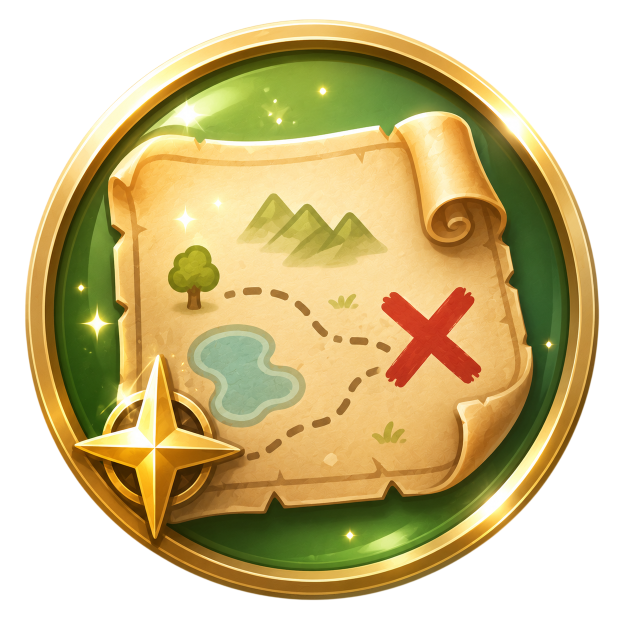
#> input picture assets/waymarks.png, 1254 x 1254 px (shown at 1/2 size)
$ python sweep_capture_sizes.py ../assets/waymarks.png
#> lines starting #> are read from the running program, lines starting #| are printed output that depends on the picture
### src/services/coordinate_service.py
import json
import math
import re
from pathlib import Path
from typing import Optional

from src.models.recognition_result import RecognitionResult
from src.services.app_paths import get_app_root


class CoordinateService:
    """지역/에테라이트 데이터 및 좌표 계산"""

    def __init__(
        self,
        data_dir: Path | None = None,
        maps_dir: Path | None = None,
    ) -> None:
        if data_dir is None:
            data_dir = get_app_root() / "data"
        self.data_dir = data_dir
        if maps_dir is None:
            maps_dir = data_dir.parent / "assets" / "maps"
        self.maps_dir = maps_dir
        self.zones = self._load_zones("zones.json")
        self.aetherytes = self._load_json("aetherytes.json")

    def _load_json(self, filename: str) -> list[dict]:
        path = self.data_dir / filename
        if not path.exists():
            return []
        with path.open("r", encoding="utf-8") as f:
            return json.load(f)

    def _load_zones(self, filename: str) -> list[dict]:
        """확장팩별 객체 또는 flat 배열 zones.json 로드"""
        path = self.data_dir / filename
        if not path.exists():
            return []
        with path.open("r", encoding="utf-8") as f:
            data = json.load(f)

        if isinstance(data, list):
            return data

        zones: list[dict] = []
        for expansion, items in data.items():
            for zone in items:
                merged = dict(zone)
                merged.setdefault("expansion", expansion)
                zones.append(merged)
        return zones

    # [157 lines left out: functions find_zone_by_name, resolve_detail_zone_id, get_effective_zone, _collect_aetherytes, find_nearest_aetheryte, build_result and 1 more, not called in this run]

    MAP_IMAGE_EXTENSIONS = (".png", ".jpg", ".jpeg", ".webp")
    EXPANSION_FOLDERS = ("신생", "창천", "홍련", "칠흑", "효월", "황금")

    # 상세지도 캡처 기본 해상도 (maps/{확장팩}/{zone_id}.png)
    CAPTURE_MAP_WIDTH = 1627
    CAPTURE_MAP_HEIGHT = 1627

    # [24 lines left out: functions _expansion_dir_for_zone, get_detail_map_path, not called in this run]

    # FFXIV 지도: 좌표 1~41, Y는 남쪽(아래)으로 증가
    FFXIV_MAP_UNIT = 40.96  # 4096 / 100
    DEFAULT_DETAIL_INSET = 0.0

    # [250 lines left out: functions _resolve_detail_transform, game_to_pixel, game_to_pixel_float, get_detail_image_size, game_to_detail_pixel, game_to_detail_pixel_float and 7 more, not called in this run]

### src/services/app_paths.py
"""사용자 설정·다운로드 지도 팩 저장 위치"""

import sys
from pathlib import Path

from src.app_config import APP_SLUG


def get_app_root() -> Path:
    """번들 리소스 루트 (개발: 프로젝트 루트, PyInstaller: _MEIPASS)"""
    if getattr(sys, "frozen", False):
        meipass = getattr(sys, "_MEIPASS", None)
        if meipass:
            return Path(meipass)
        return Path(sys.executable).resolve().parent
    return Path(__file__).resolve().parents[2]


# [24 lines left out: functions get_user_data_dir, get_app_icon_png_path, get_app_icon_path, not called in this run]

### src/services/treasure_capture.py
import logging
import re
import time
from dataclasses import dataclass
from pathlib import Path
from typing import Optional

import cv2
import numpy as np
from PIL import Image, ImageEnhance, ImageOps

from src.app_config import is_debug, is_debug_party
from src.services.coordinate_service import CoordinateService
from src.services.ocr_engine import OcrEngine
from src.services.tesseract_config import has_korean_language

logger = logging.getLogger(__name__)

# party 아이콘 OCR/위상 판별 신뢰도 — map_analyzer 교차확인에도 사용
PARTY_STRONG_REASONS = frozenset(
    {"ocr1", "ocr8", "ocr_full1", "ocr_full8", "topology8"}
)
PARTY_WEAK_REASONS = frozenset({"solo_topology0", "digit_bright_solo"})


@dataclass
class PartyDetectTrace:
    """TR_DEBUG=1 시 party 인식 단계 추적용"""

    source: str = ""
    image_size: tuple[int, int] = (0, 0)
    icon_size: tuple[int, int] | None = None
    crop_box: tuple[int, int, int, int] | None = None
    ocr_attempts: list[str] | None = None
    ocr_raw: str | None = None
    ocr_digit: int | None = None
    left_bright: float | None = None
    right_ratio: float | None = None
    heuristic: int | None = None
    topology_holes: int | None = None
    result: int | None = None
    reason: str = ""

    # [27 lines left out: function summary, not called in this run]


@dataclass(frozen=True)
class CaptureReadiness:
    """드래그 프레임 실시간 품질 점수 — OCR/매칭 없이 경량 검사만"""

    score: int
    max_score: int
    ready: bool
    hint: str
    has_marker: bool
    has_parchment: bool
    has_banner: bool
    has_banner_aligned: bool
    has_party_icon: bool
    suggested_crop: tuple[int, int, int, int] | None = None
    banner_zone: tuple[int, int, int, int] | None = None
    banner_target_zone: tuple[int, int, int, int] | None = None


class TreasureCaptureProcessor:
    """인게임 보물지도 UI 캡처 전처리 (양피지 창·배너·아이콘 제외)"""

    MAP_ASPECT = 1.30
    MARKER_X_RATIO = 0.46
    MARKER_Y_RATIO = 0.40
    BANNER_TOP_EXPAND = 0.48
    BANNER_FROM_MARKER_RATIO = 0.42
    BANNER_BAND_RATIO = 0.15
    PARCHMENT_MIN_AREA_RATIO = 0.005
    PARCHMENT_MAX_AREA_RATIO = 0.995
    READINESS_MIN_SCORE = 2
    READINESS_MAX_SCORE = 2
    BANNER_TARGET_RATIO = 0.17
    BANNER_ALIGN_LEFT_BRIGHT_MIN = 0.02
    PARCHMENT_ASPECT_MIN = 0.50
    PARCHMENT_ASPECT_MAX = 1.90
    # 300% UI(1629×1360) 보물지도 창 기준 고정 템플릿 — HUD 배율과 무관한 상대 비율
    TEMPLATE_REF_WIDTH = 468
    TEMPLATE_REF_HEIGHT = 360
    TEMPLATE_MIN_WIDTH = 252
    TEMPLATE_BANNER_HEIGHT_RATIO = 0.22
    BANNER_OCR_FIXED_TOP_RATIO = 0.24
    # 배너는 지도 상단에만 — 중간 지형 해칭 오탐 방지
    BANNER_MAX_Y1_RATIO = 0.22
    BANNER_MAX_Y2_RATIO = 0.32
    TEMPLATE_BANNER_ALIGN_MIN_OVERLAP = 0.30
    TEMPLATE_SLOT_LEFT_BRIGHT_MIN = 0.035
    TEMPLATE_SLOT_DARK_MIN = 0.22
    TEMPLATE_PARCHMENT_MIN_AREA = 0.12
    MARKER_DETECT_REF_WIDTH = TEMPLATE_REF_WIDTH
    CAPTURE_EDGE_MASK_PX = 8
    MARKER_AREA_MIN = 30
    MARKER_AREA_MAX = 2500
    MARKER_ON_PARCHMENT_MIN = 0.12
    # recognition_box.py paintEvent 오버레이와 동기화 — 실시간 캡처 역보정용
    GUIDE_FRAME_TINT_RGB = (0, 140, 220)
    GUIDE_FRAME_TINT_ALPHA = 52 / 255.0
    GUIDE_SLOT_TINT_RGB = (255, 210, 50)
    GUIDE_SLOT_TINT_ALPHA = 90 / 255.0
    GUIDE_READY_TINT_RGB = (100, 230, 130)
    GUIDE_READY_TINT_ALPHA = 72 / 255.0

    def __init__(self, coordinate_service: CoordinateService) -> None:
        self.coordinate_service = coordinate_service
        self._ocr = OcrEngine()
        self._tesseract_available = self._check_tesseract()
        self._last_party_trace: PartyDetectTrace | None = None
        self._party_debug_saved = False
        self._zone_lexicon: tuple[frozenset[str], str, list[tuple[dict, str]]] | None = (
            None
        )

    @property
    def last_party_trace(self) -> PartyDetectTrace | None:
        return self._last_party_trace

    # [7 lines left out: function _check_tesseract, not called in this run]

    @property
    def ocr_available(self) -> bool:
        return self._tesseract_available

    # [2242 lines left out: functions prepare, localize_for_zone_ocr, _capture_is_tight_map_frame, _align_map_window_to_title, _shrink_title_run, _find_title_text_band and 61 more, not called in this run]

    _OVERLAY_OCR_KEYWORDS: tuple[str, ...] = (
        "드래그",
        "모서리",
        "크기조절",
        "캡처",
        "캡저",
        "이동",
        "인식실패",
        "지역명을읽",
        "다시캡처",
        "맞춤필요",
        "소지품",
    )

    # [173 lines left out: functions _is_overlay_ocr_noise, _extract_banner_hangul_runs, _match_banner_text_scored_with_runs, _zone_name_lexicon, _subsequence_coverage, _best_window_similarity and 1 more, not called in this run]

    def _match_banner_text(self, text: str) -> Optional[dict]:
        zone, _ = self._match_banner_text_scored(text)
        return zone

    _SHROUD_DIRECTIONS: dict[str, tuple[str, ...]] = {
        "east_shroud": ("동부", "east"),
        "central_shroud": ("중부", "central"),
        "south_shroud": ("남부", "south"),
        "north_shroud": ("북부", "north"),
    }

    # [118 lines left out: functions _match_shroud_subzone, _match_banner_text_scored, _zone_name_similarity, not called in this run]

    _COORD_TEXT = re.compile(
        r"X\s*[:：]\s*([\d.]+)\s*[-–—~]\s*Y\s*[:：]\s*([\d.]+)",
        re.IGNORECASE,
    )

    # [593 lines left out: functions detect_coords_from_map, _parse_coords_from_text, _ocr_coord_candidates, extract_map_content, _parse_party_digit, _save_party_topology_debug and 16 more, not called in this run]

    def _log_party_trace(self, trace: PartyDetectTrace) -> None:
        if is_debug():
            logger.debug("[party] %s", trace.summary())

    # [309 lines left out: functions _party_icon_crop, _party_icon_crops, _party_signal_rank, detect_party_size, detect_party_size_aggressive, _ocr_banner_candidates and 1 more, not called in this run]

    TERRAIN_BORDER_RATIO = 0.12

    # [75 lines left out: functions mask_fragment_for_matching, neutralize_parchment, crop_terrain_core, not called in this run]

    # 매칭용 — 양피지 테두리·X·UI 제외, 등고선 지형 코어만
    MATCH_TERRAIN_INSET = (0.10, 0.16, 0.90, 0.84)
    MATCH_CORE_BORDER = 0.10
    MATCH_CENTER_Y_RATIO = 0.44
    MATCH_EDGE_WEIGHT = 0.58
    MATCH_RADIAL_SIGMA = 0.58
    BANNER_OCR_EARLY_EXIT = 0.80

    # [184 lines left out: functions prepare_matching_patch, normalize_for_matching, upscale_for_matching, _mask_coord_strip, extract_terrain_for_detail_match, neutralize_red_marker and 1 more, not called in this run]

### scripts/sweep_capture_sizes.py
"""
캡처 크기별 OCR / 매칭 경계 스윕.

사용:
  python scripts/sweep_capture_sizes.py
  python scripts/sweep_capture_sizes.py debug_query.png --zone east_shroud --expect 25.66 23
  python scripts/sweep_capture_sizes.py my_capture.png --trust-frame

게임에서 로그 받을 때:
  TR_DEBUG=1 python main.py   (match()마다 debug_query.png 저장)
"""

from __future__ import annotations

import argparse
import logging
import sys
from dataclasses import dataclass
from pathlib import Path

ROOT = Path(__file__).resolve().parents[1]
if str(ROOT) not in sys.path:
    sys.path.insert(0, str(ROOT))

from PIL import Image

from src.services.coordinate_service import CoordinateService
from src.services.treasure_capture import TreasureCaptureProcessor
from src.services.treasure_map_matcher import TreasureMapMatcher

logging.basicConfig(
    level=logging.DEBUG,
    format="%(name)s %(levelname)s %(message)s",
)
# PIL 노이즈 줄이기
logging.getLogger("PIL").setLevel(logging.WARNING)


@dataclass
class SweepRow:
    scale: float
    raw_size: tuple[int, int]
    map_window_size: tuple[int, int]
    ocr_zone: str | None
    ocr_score: float
    match_x: float | None
    match_y: float | None
    match_ref: str | None
    match_ok: bool
    note: str


def _parse_args() -> argparse.Namespace:
    parser = argparse.ArgumentParser(description="캡처 크기별 OCR/매칭 스윕")
    parser.add_argument(
        "image",
        nargs="?",
        default=str(ROOT / "debug_query.png"),
        help="테스트 이미지 (기본: 프로젝트 루트 debug_query.png)",
    )
    parser.add_argument(
        "--zone",
        default=None,
        help="매칭 존 ID (미지정 시 OCR 결과 사용, 없으면 east_shroud)",
    )
    parser.add_argument(
        "--expect",
        nargs=2,
        type=float,
        default=None,
        metavar=("X", "Y"),
        help="정답 좌표 (오차 0.5 이내면 match_ok=True)",
    )
    parser.add_argument(
        "--trust-frame",
        action="store_true",
        help="확정 캡처 경로 — prepare(trust_frame=True)",
    )
    parser.add_argument(
        "--scales",
        default="0.35,0.45,0.55,0.65,0.75,0.85,1.0",
        help="리사이즈 비율 (쉼표 구분)",
    )
    parser.add_argument(
        "--out",
        default=None,
        help="결과 텍스트 저장 경로 (기본: logs/sweep_<이미지명>.txt)",
    )
    return parser.parse_args()


def _coords_match(
    got_x: float | None,
    got_y: float | None,
    expect: tuple[float, float] | None,
    tol: float = 0.5,
) -> bool:
    if expect is None or got_x is None or got_y is None:
        return got_x is not None and got_y is not None
    ex, ey = expect
    return abs(got_x - ex) <= tol and abs(got_y - ey) <= tol


def run_sweep(args: argparse.Namespace) -> list[SweepRow]:
    image_path = Path(args.image)
    if not image_path.is_file():
        raise SystemExit(f"이미지 없음: {image_path}")

    base = Image.open(image_path).convert("RGB")
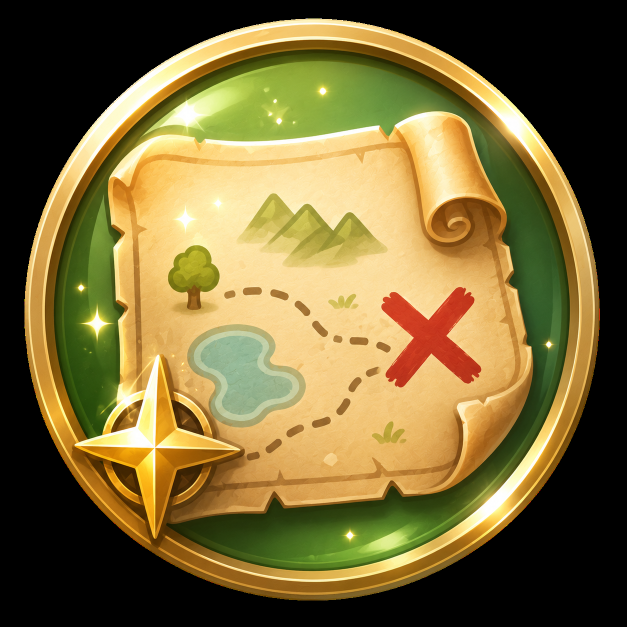
#> base: PIL image 1254x1254 RGB (shown at 1/2 size); mean R, G, B 122, 105.3, 55.8
    scales = [float(s.strip()) for s in args.scales.split(",") if s.strip()]
    expect = tuple(args.expect) if args.expect else None
    fallback_zone = args.zone or "east_shroud"

    capture = TreasureCaptureProcessor(CoordinateService())
    matcher = TreasureMapMatcher(data_dir=capture.coordinate_service.data_dir)

    rows: list[SweepRow] = []

    print(f"\n=== 스윕 시작: {image_path.name} 원본 {base.size[0]}x{base.size[1]} ===")
    if expect:
        print(f"    정답 좌표: {expect[0]}, {expect[1]}")
    print(f"    prepare trust_frame={args.trust_frame}")
    print()

    for scale in scales:
        w = max(40, int(round(base.width * scale)))
        h = max(40, int(round(base.height * scale)))
        raw = base.resize((w, h), Image.Resampling.LANCZOS)

        print(f"--- scale={scale:.2f} raw={w}x{h} ---")

        _focused, zone_hint, map_window = capture.prepare(
            raw,
            refocus=not args.trust_frame,
            trust_frame=args.trust_frame,
        )
        zone_obj, ocr_score, ocr_text = capture.detect_zone_from_banner_scored(
            map_window
        )
        zone_id = (
            args.zone
            or (str(zone_obj["id"]) if zone_obj else None)
            or fallback_zone
        )
        ocr_name = str(zone_obj.get("name_ko", zone_obj.get("id", ""))) if zone_obj else None

        print(
            f"  map_window={map_window.width}x{map_window.height} "
            f"OCR={ocr_name!r} score={ocr_score:.3f} text={ocr_text!r}"
        )

        match = matcher.match(map_window, zone_id, party_size=1)
        if match:
            print(
                f"  match -> {match.treasure_x}, {match.treasure_y} "
                f"({match.template_path.name})"
            )
            note = "OK"
        else:
            print("  match -> None")
            note = "match_fail"

        if ocr_score < 0.55:
            note = "ocr_low" if note == "OK" else f"{note}+ocr_low"

        ok = _coords_match(
            match.treasure_x if match else None,
            match.treasure_y if match else None,
            expect,
        )
        if match and not ok:
            note = "wrong_coord"

        rows.append(
            SweepRow(
                scale=scale,
                raw_size=(w, h),
                map_window_size=(map_window.width, map_window.height),
                ocr_zone=ocr_name,
                ocr_score=ocr_score,
                match_x=match.treasure_x if match else None,
                match_y=match.treasure_y if match else None,
                match_ref=match.template_path.name if match else None,
                match_ok=ok,
                note=note,
            )
        )
        print()

    return rows


def _format_table(rows: list[SweepRow]) -> str:
    header = (
        f"{'scale':>5} {'raw':>9} {'map_win':>9} "
        f"{'ocr_score':>9} {'match':>12} {'ref':>18} {'ok':>4} note"
    )
    lines = [header, "-" * len(header)]
    for r in rows:
        match_s = (
            f"{r.match_x},{r.match_y}"
            if r.match_x is not None
            else "None"
        )
        lines.append(
            f"{r.scale:5.2f} {r.raw_size[0]:4d}x{r.raw_size[1]:<4d} "
            f"{r.map_window_size[0]:4d}x{r.map_window_size[1]:<4d} "
            f"{r.ocr_score:9.3f} {match_s:>12} {(r.match_ref or '-'):>18} "
            f"{'Y' if r.match_ok else 'N':>4} {r.note}"
        )
    return "\n".join(lines)


def main() -> int:
    args = _parse_args()
    rows = run_sweep(args)
    table = _format_table(rows)

    print("=== 요약 ===")
    print(table)

    out_path = Path(args.out) if args.out else ROOT / "logs" / f"sweep_{Path(args.image).stem}.txt"
    out_path.parent.mkdir(parents=True, exist_ok=True)
    out_path.write_text(table + "\n", encoding="utf-8")
    print(f"\n저장: {out_path}")
    return 0


if __name__ == "__main__":
#> (the run stopped early here; a loop or call above may not have finished)

$ run again, with assets/treasure_marker.png copied over assets/waymarks.png
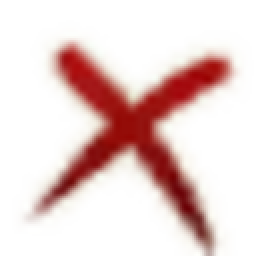
#> input picture assets/treasure_marker.png, 128 x 128 px (shown 2 times larger)
#> in run_sweep, `base = Image.open(image_path).convert("RGB")`:
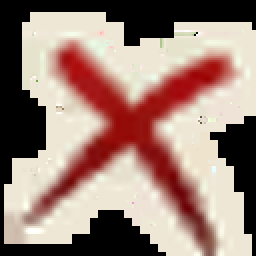
#> base: PIL image 128x128 RGB (shown 2 times larger); mean R, G, B 156.4, 129.8, 119.8
